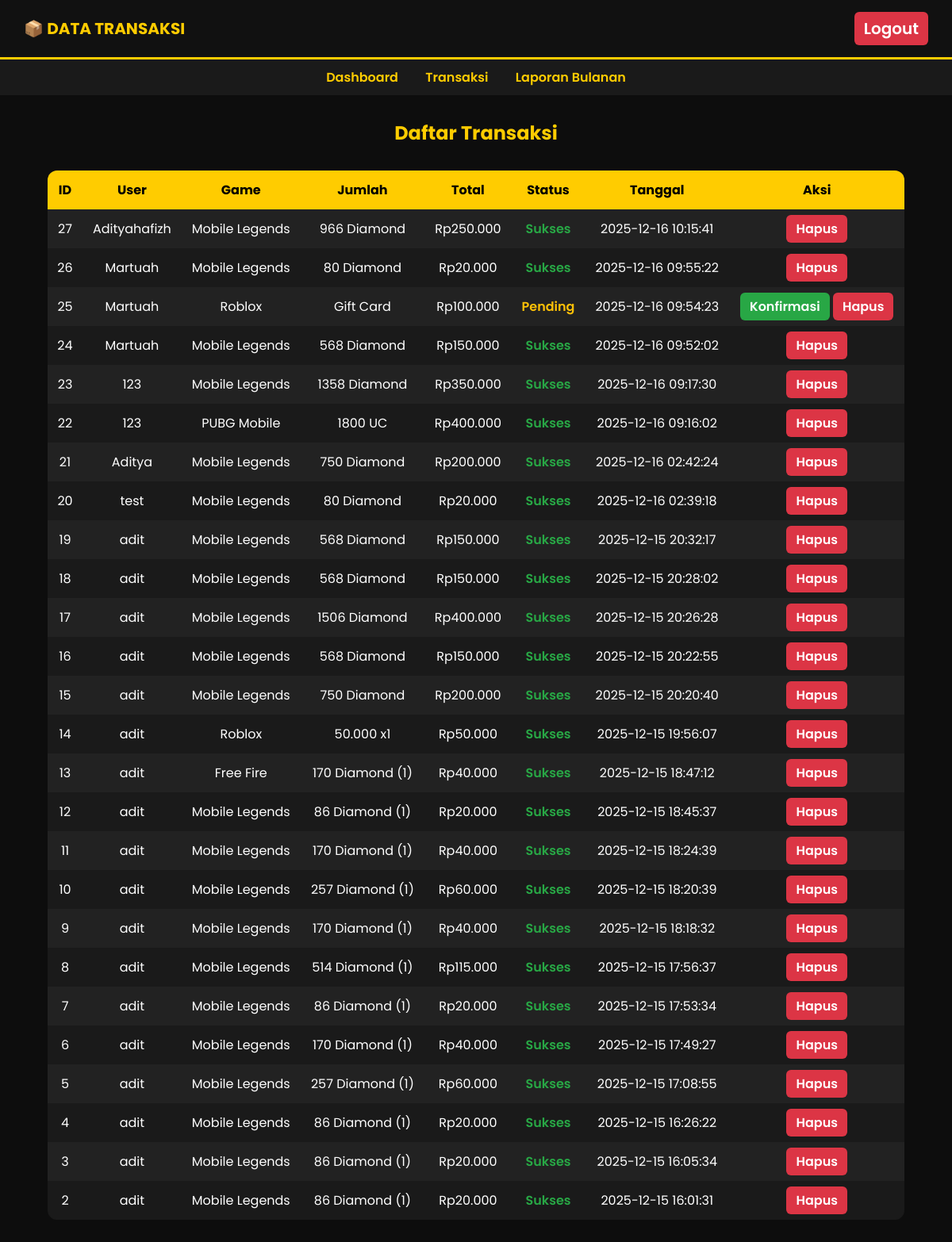
/admin/transaksi.php (signed in), run on the app's committed database.
### tables this page shows
CREATE TABLE `transaksi` (
  `id` int(11) NOT NULL,
  `user_id` int(11) NOT NULL,
  `game` varchar(100) NOT NULL,
  `id_game` varchar(100) NOT NULL,
  `jumlah` varchar(100) NOT NULL,
  `harga` int(11) NOT NULL,
  `metode` varchar(50) NOT NULL,
  `status` varchar(50) NOT NULL,
  `tanggal` datetime NOT NULL,
  `bukti_pembayaran` varchar(255) DEFAULT NULL
);

CREATE TABLE `users` (
  `id` int(11) NOT NULL,
  `username` varchar(50) NOT NULL,
  `email` varchar(100) NOT NULL,
  `password` varchar(255) NOT NULL,
  `created_at` timestamp NOT NULL DEFAULT current_timestamp(),
  `role` enum('user','admin') DEFAULT 'user'
);

### admin/transaksi.php (the view, shortened to what this page needs)
<?php
include '../koneksi.php';
$query = "
    SELECT
        t.id,
        u.username,
        t.game,
        t.jumlah,
        t.harga,
        t.status,
        t.tanggal
    FROM transaksi t
    JOIN users u ON t.user_id = u.id
    ORDER BY t.tanggal DESC
";
$result = mysqli_query($koneksi, $query);
?>
<!DOCTYPE html>
<html lang="id">
<head>
</head>
<body>
<header>
    📦 DATA TRANSAKSI
    <a href="../logout.php" class="btn btn-danger">Logout</a>
</header>
<nav>
    <a href="index.php">Dashboard</a>
    <a href="transaksi.php">Transaksi</a>
    <a href="laporan.php">Laporan Bulanan</a>
</nav>
<h2>Daftar Transaksi</h2>
<table>
<tr>
    <th>ID</th>
    <th>User</th>
    <th>Game</th>
    <th>Jumlah</th>
    <th>Total</th>
    <th>Status</th>
    <th>Tanggal</th>
    <th>Aksi</th>
</tr>
<?php while($row = mysqli_fetch_assoc($result)): ?>
<tr>
    <td><?= $row['id'] ?></td>
    <td><?= htmlspecialchars($row['username']) ?></td>
    <td><?= htmlspecialchars($row['game']) ?></td>
    <td><?= $row['jumlah'] ?></td>
    <td>Rp<?= number_format($row['harga'],0,',','.') ?></td>
    <td>
        <?php if ($row['status'] === 'Sukses'): ?>
            <span class="status-sukses">Sukses</span>
        <?php else: ?>
            <span class="status-pending">Pending</span>
        <?php endif; ?>
    </td>
    <td><?= $row['tanggal'] ?></td>
    <td>
        <?php if ($row['status'] !== 'Sukses'): ?>
            <a href="konfirmasi.php?id=<?= $row['id'] ?>" class="btn btn-success">Konfirmasi</a>
        <?php endif; ?>
        <a href="hapus.php?id=<?= $row['id'] ?>" class="btn btn-danger"
           onclick="return confirm('Yakin hapus transaksi ini?')">
           Hapus
        </a>
    </td>
</tr>
<?php endwhile; ?>
</table>
</body>
</html>

### admin/transaksi.php (style rules this page uses)
body { font-family: 'Poppins', sans-serif; background:#0d0d0d; color:#fff; margin:0; }
header { background:#111; padding:15px 30px; color:#ffcc00; font-size:20px; font-weight:700; display:flex; justify-content:space-between; align-items:center; border-bottom:3px solid #ffcc00; }
nav { background:#1a1a1a; padding:10px; text-align:center; }
nav a { color:#ffcc00; margin:0 15px; text-decoration:none; font-weight:600; }
h2 { text-align:center; margin:30px 0; color:#ffcc00; }
table { width:90%; margin:0 auto 40px; border-collapse:collapse; background:#1a1a1a; border-radius:12px; overflow:hidden; }
th, td { padding:12px; text-align:center; }
th { background:#ffcc00; color:#000; }
tr:nth-child(even) { background:#222; }
.status-sukses { color:#28a745; font-weight:600; }
.status-pending { color:#ffc107; font-weight:600; }
.btn { padding:6px 12px; border-radius:6px; font-weight:600; text-decoration:none; color:#fff; }
.btn-success { background:#28a745; }
.btn-danger { background:#dc3545; }

### data on the page
transaksi: id "27", user.username "Adityahafizh", game "Mobile Legends", jumlah "966 Diamond", harga "250.000", status "Sukses", tanggal "2025-12-16 10:15:41"
transaksi: id "26", user.username "Martuah", game "Mobile Legends", jumlah "80 Diamond", harga "20.000", status "Sukses", tanggal "2025-12-16 09:55:22"
transaksi: id "25", user.username "Martuah", game "Roblox", jumlah "Gift Card", harga "100.000", shows "Pending", tanggal "2025-12-16 09:54:23"
transaksi: id "24", user.username "Martuah", game "Mobile Legends", jumlah "568 Diamond", harga "150.000", status "Sukses", tanggal "2025-12-16 09:52:02"
transaksi: id "23", user.username "123", game "Mobile Legends", jumlah "1358 Diamond", harga "350.000", status "Sukses", tanggal "2025-12-16 09:17:30"
transaksi: id "22", user.username "123", game "PUBG Mobile", jumlah "1800 UC", harga "400.000", status "Sukses", tanggal "2025-12-16 09:16:02"
transaksi: id "21", user.username "Aditya", game "Mobile Legends", jumlah "750 Diamond", harga "200.000", status "Sukses", tanggal "2025-12-16 02:42:24"
transaksi: id "20", user.username "test", game "Mobile Legends", jumlah "80 Diamond", harga "20.000", status "Sukses", tanggal "2025-12-16 02:39:18"
transaksi: id "19", user.username "adit", game "Mobile Legends", jumlah "568 Diamond", harga "150.000", status "Sukses", tanggal "2025-12-15 20:32:17"
transaksi: id "18", user.username "adit", game "Mobile Legends", jumlah "568 Diamond", harga "150.000", status "Sukses", tanggal "2025-12-15 20:28:02"
transaksi: id "17", user.username "adit", game "Mobile Legends", jumlah "1506 Diamond", harga "400.000", status "Sukses", tanggal "2025-12-15 20:26:28"
transaksi: id "16", user.username "adit", game "Mobile Legends", jumlah "568 Diamond", harga "150.000", status "Sukses", tanggal "2025-12-15 20:22:55"
transaksi: id "15", user.username "adit", game "Mobile Legends", jumlah "750 Diamond", harga "200.000", status "Sukses", tanggal "2025-12-15 20:20:40"
transaksi: id "14", user.username "adit", game "Roblox", jumlah "50.000 x1", harga "50.000", status "Sukses", tanggal "2025-12-15 19:56:07"
transaksi: id "13", user.username "adit", game "Free Fire", jumlah "170 Diamond (1)", harga "40.000", status "Sukses", tanggal "2025-12-15 18:47:12"
transaksi: id "12", user.username "adit", game "Mobile Legends", jumlah "86 Diamond (1)", harga "20.000", status "Sukses", tanggal "2025-12-15 18:45:37"
transaksi: id "11", user.username "adit", game "Mobile Legends", jumlah "170 Diamond (1)", harga "40.000", status "Sukses", tanggal "2025-12-15 18:24:39"
transaksi: id "10", user.username "adit", game "Mobile Legends", jumlah "257 Diamond (1)", harga "60.000", status "Sukses", tanggal "2025-12-15 18:20:39"
transaksi: id "9", user.username "adit", game "Mobile Legends", jumlah "170 Diamond (1)", harga "40.000", status "Sukses", tanggal "2025-12-15 18:18:32"
transaksi: id "8", user.username "adit", game "Mobile Legends", jumlah "514 Diamond (1)", harga "115.000", status "Sukses", tanggal "2025-12-15 17:56:37"
transaksi: id "7", user.username "adit", game "Mobile Legends", jumlah "86 Diamond (1)", harga "20.000", status "Sukses", tanggal "2025-12-15 17:53:34"
transaksi: id "6", user.username "adit", game "Mobile Legends", jumlah "170 Diamond (1)", harga "40.000", status "Sukses", tanggal "2025-12-15 17:49:27"
transaksi: id "5", user.username "adit", game "Mobile Legends", jumlah "257 Diamond (1)", harga "60.000", status "Sukses", tanggal "2025-12-15 17:08:55"
transaksi: id "4", user.username "adit", game "Mobile Legends", jumlah "86 Diamond (1)", harga "20.000", status "Sukses", tanggal "2025-12-15 16:26:22"
transaksi: id "3", user.username "adit", game "Mobile Legends", jumlah "86 Diamond (1)", harga "20.000", status "Sukses", tanggal "2025-12-15 16:05:34"
transaksi: id "2", user.username "adit", game "Mobile Legends", jumlah "86 Diamond (1)", harga "20.000", status "Sukses", tanggal "2025-12-15 16:01:31"
